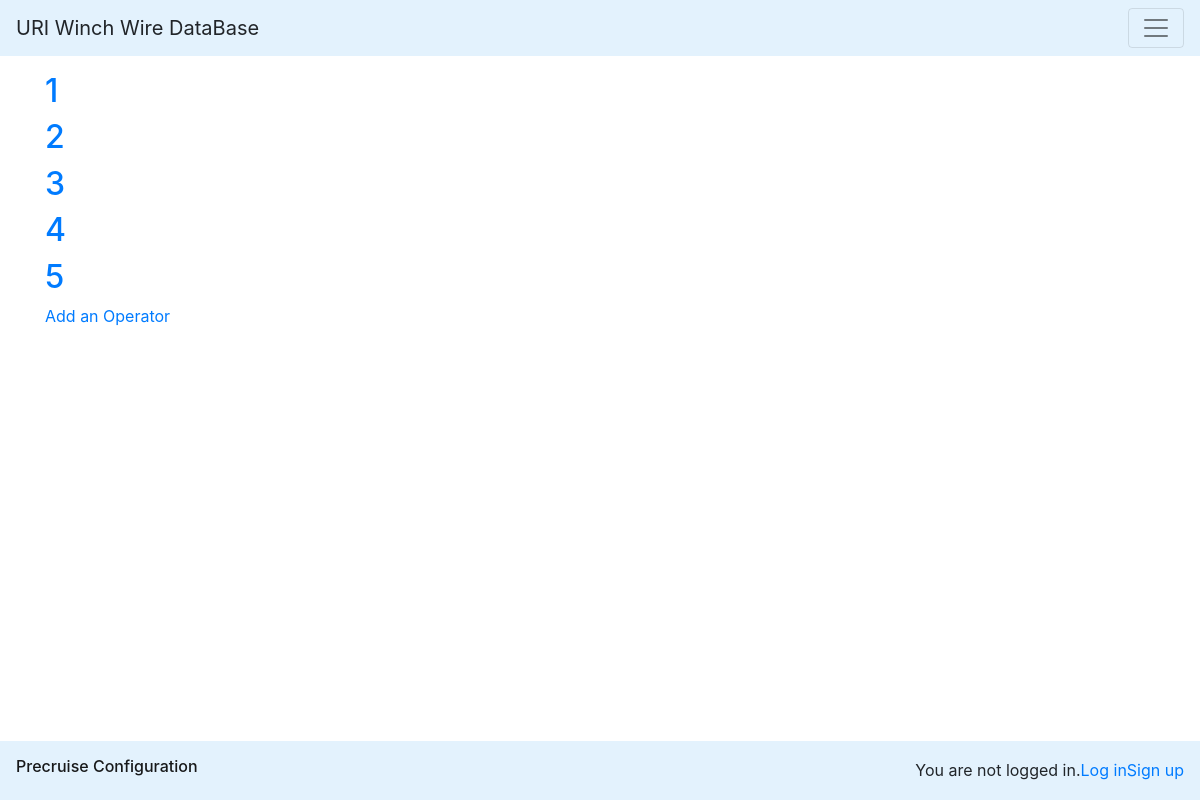
Before: /wwdb/operatorlist/ with the older database file.
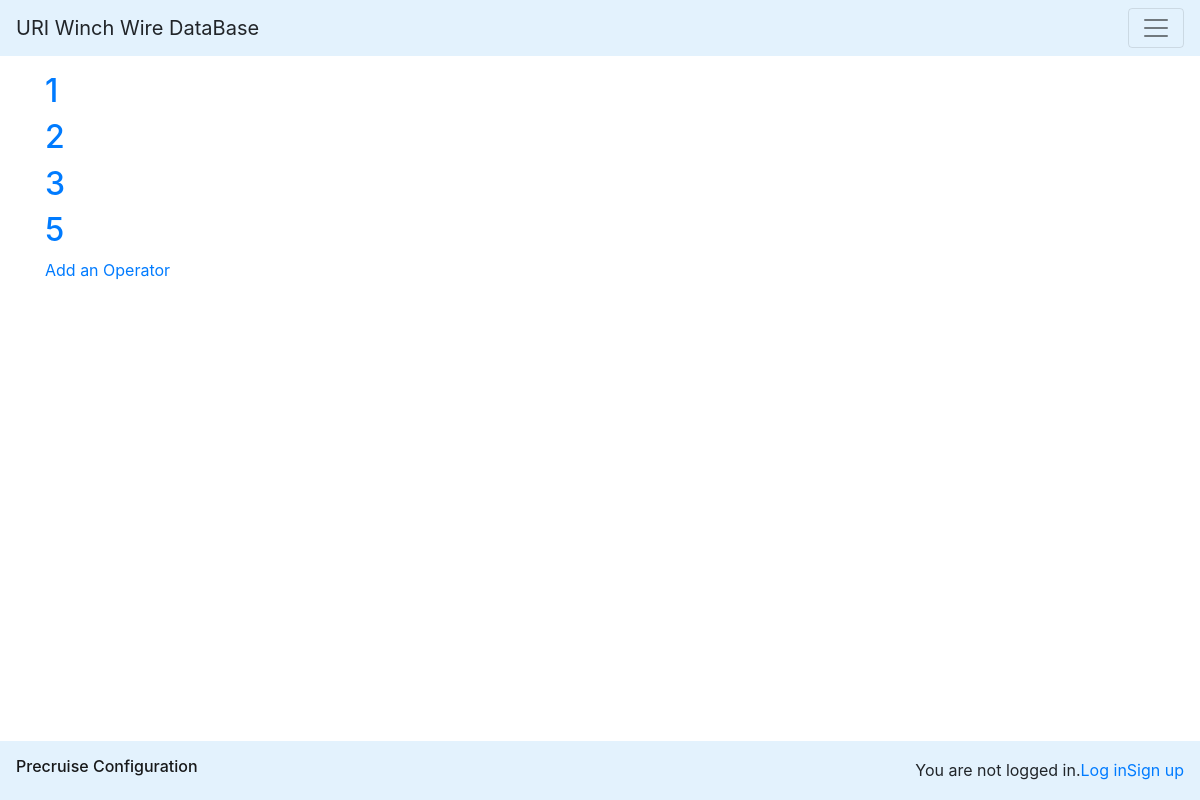
After: the same page with the newer database file.
### wwdb/models.py (models this page shows, shortened)
class WinchOperator(models.Model):
    id = models.AutoField(db_column='Id', primary_key=True, blank=True, null=False)  # Field name made lowercase. This field type is a guess.
    status = models.BooleanField(db_column='Status', blank=True, null=True)  # Field name made lowercase.
    firstname = models.TextField(db_column='FirstName', blank=True, null=True)  # Field name made lowercase.
    lastname = models.TextField(db_column='LastName', blank=True, null=True)  # Field name made lowercase.
    username = models.TextField(db_column='UserName', blank=True, null=True)  # Field name made lowercase.
    class Meta:
        managed = True
        db_table = 'WinchOperator'
        verbose_name_plural = "WinchOperator"

### wwdb/views.py (the view)
# urls.py: path('operatorlist/', OperatorList.as_view(), name='operatorlist'),
class OperatorList(ListView):
    model = WinchOperator
    template_name="wwdb/operatorlist.html"

### wwdb/templates/wwdb/operatorlist.html (shortened to what this page needs)
{% extends "wwdb/base.html" %}
{% block content %}
{% for operator in winchoperator_list %}
<div class="operator-entry">
    <h2><a href="{% url 'operatordetail' operator.pk %}">{{operator.id}}</a></h2>
</div>
{% endfor %}
<a href="{% url 'operatoradd' %}"> Add an Operator</a>
{% endblock content %}

Changed rows visible on the page:
removed WinchOperator: id "4"
